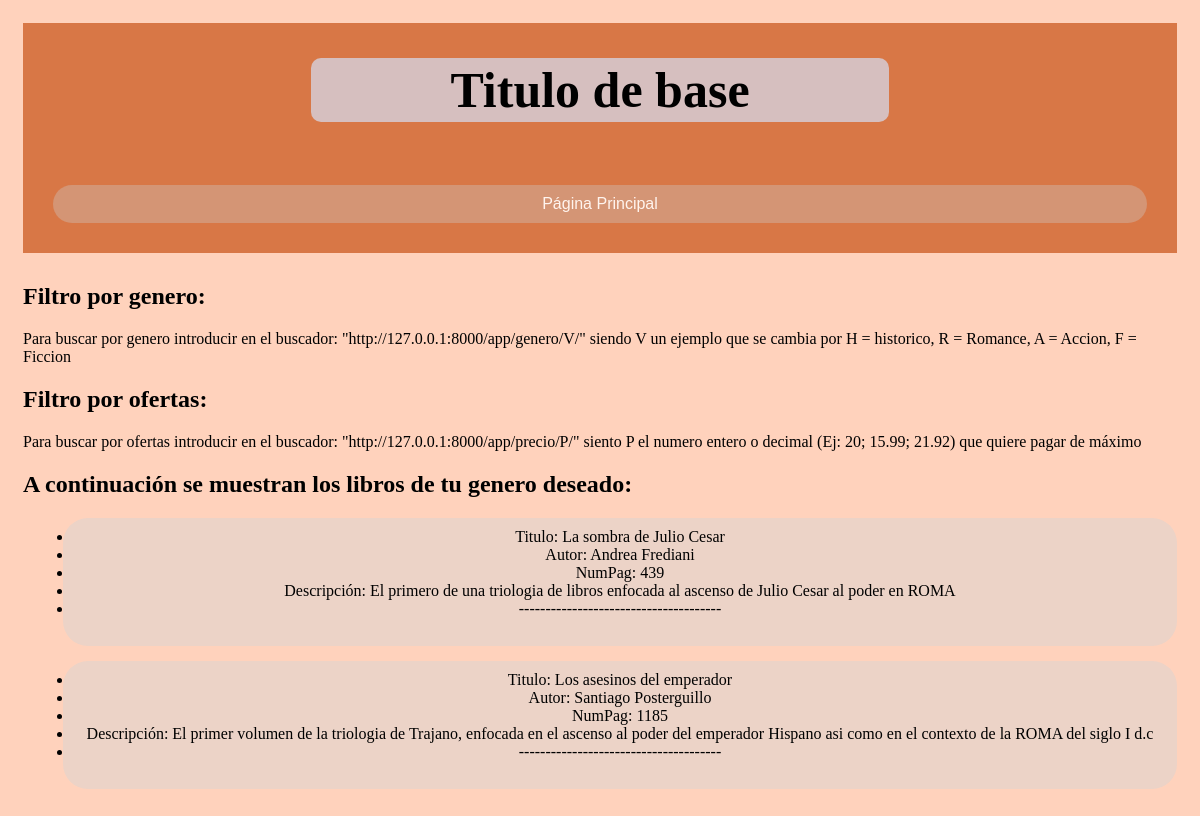
Page /app/genero/H/ on the earlier database version.
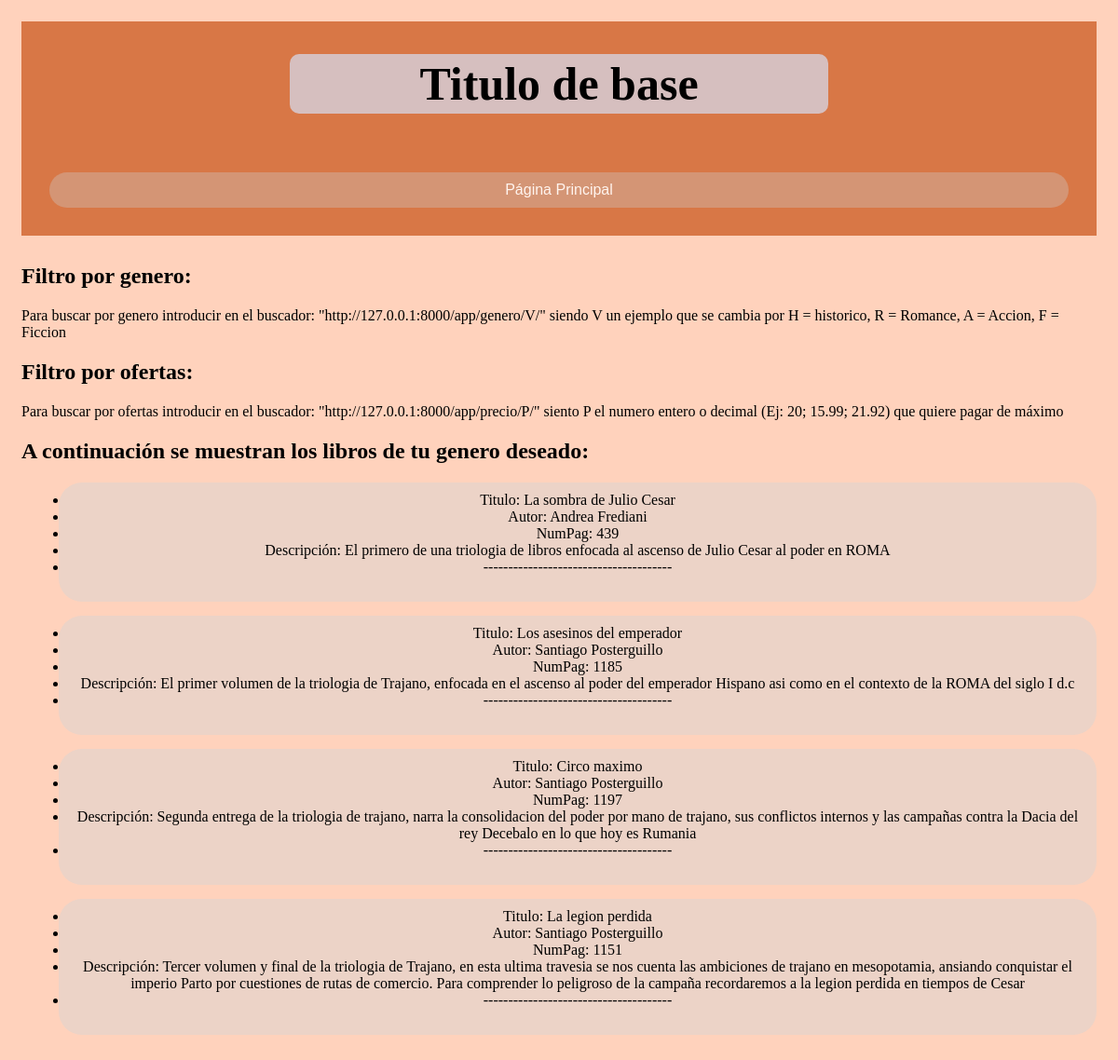
Same page on the later database version.
### appLibreria/models.py (models this page shows, shortened)
class Libro(models.Model):
    isbn=models.CharField(max_length=13,primary_key=True)
    titulo=models.CharField(max_length=100)
    descripcion=models.CharField(max_length=300)
    fecha_publicacion=models.DateField()#Importante: No hay en django una función que solo se pueda poner año y mes
    precio=models.FloatField()
    num_paginas=models.IntegerField()
    stock=models.IntegerField()
    autor=models.ForeignKey(Autor,on_delete=models.CASCADE)
    editorial=models.ForeignKey(Editorial,on_delete=models.CASCADE)
    class Genero(models.TextChoices):
        historico= "H", "Historico" #Se pone dos veces ya que el primer valor es lo que se guarda en la bd y la segunda lo que se vera en las templates
        romance= "R", "Romance"
        accion= "A", "Acción"
        fantasia= "F", "Fantasía"
    genero=models.CharField(max_length=1,choices=Genero.choices)#Se limita la elección a las de genero
    class Idioma(models.TextChoices):
        espaniol="ESP", "Español"
        euskera="EUS", "Euskera"
        ingles="ENG", "Ingles"
    idioma=models.CharField(max_length=3,choices=Idioma.choices)

class Autor(models.Model):
    nombre=models.CharField(max_length=50)#No se pone la id por que la base de datos asigna automaticamente la id
    def __str__(self):
        return self.nombre #Ayuda al admin, ya que aparece el nombre en pantalla del autor

### appLibreria/views.py (the view)
# urls.py: path('genero/<str:genero_libro>/', views.genero, name='genero'),#H = historico, R = romance, A = acción, F = fantasia enel buscador poner las letras solas, no las palabras, asi esta en la BD
def genero(request, genero_libro):
    try:
        Libros = models.Libro.objects.filter(genero=genero_libro)#Filtramos todos los libros del genero que se ha escogido y los guardamos en Libros
        context = { #Creamos contexto, que se la pasaremos a la HTML para que sepa el contenido de cada variable
            'Libros':  Libros, #Lista de objetos "libro"
            'Genero': genero_libro
        }
        print("Genero del libro: ", genero_libro)
    except models.Libro.DoesNotExist:#Pagina personalizada del error
        raise Http404("No hay ningun libro de dicho genero")
    return render(request, 'genero.html', context) #Render se usa para crear un HTML como resuesta, por decirlo simple, y le pasamos lo que necesita para funcionar

### appLibreria/templates/genero.html
{% extends "base.html" %}
{% block content %}
    <h2>A continuación se muestran los libros de tu genero deseado:</h2>
    <ul>
    {% for libro in Libros %}
        <div class="muestraLibros">
            <li> Titulo: {{libro.titulo}} </li>
            <li> Autor: {{libro.autor}} </li>
            <li> NumPag: {{libro.num_paginas}} </li>
            <li> Descripción: {{libro.descripcion}} </li>
            <li>--------------------------------------</li>
            <br>
        </div>
        {% endfor %}
    </ul>
{% endblock %}

Differences in the rows shown:
added Libro: titulo "Circo maximo", autor "Santiago Posterguillo", num_paginas "1197", descripcion "Segunda entrega de la triologia de trajano, narra la consolidacion del poder por mano de trajano, sus conflictos internos y las campañas contra la Dacia del rey Decebalo en lo que hoy es Rumania"
added Libro: titulo "La legion perdida", autor "Santiago Posterguillo", num_paginas "1151", descripcion "Tercer volumen y final de la triologia de Trajano, en esta ultima travesia se nos cuenta las ambiciones de trajano en mesopotamia, ansiando conquistar el imperio Parto por cuestiones de rutas de comercio. Para comprender lo peligroso de la campaña recordaremos a la legion perdida en tiempos de Cesar"
